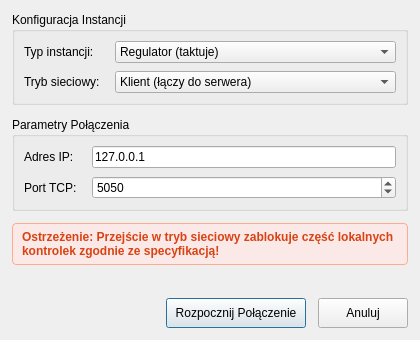
<?xml version="1.0" encoding="UTF-8"?>
<ui version="4.0">
 <class>SiecDialog</class>
 <widget class="QDialog" name="SiecDialog">
  <property name="geometry">
   <rect>
    <x>0</x>
    <y>0</y>
    <width>420</width>
    <height>340</height>
   </rect>
  </property>
  <property name="windowTitle">
   <string>Konfiguracja Sieciowa</string>
  </property>
  <layout class="QVBoxLayout" name="verticalLayout">
   <property name="spacing">
    <number>12</number>
   </property>
   <property name="leftMargin">
    <number>12</number>
   </property>
   <property name="topMargin">
    <number>12</number>
   </property>
   <property name="rightMargin">
    <number>12</number>
   </property>
   <property name="bottomMargin">
    <number>12</number>
   </property>
   <item>
    <widget class="QGroupBox" name="grpInstancja">
     <property name="title">
      <string>Konfiguracja Instancji</string>
     </property>
     <layout class="QFormLayout" name="formLayout_1">
      <property name="horizontalSpacing">
       <number>15</number>
      </property>
      <property name="verticalSpacing">
       <number>8</number>
      </property>
      <item row="0" column="0">
       <widget class="QLabel" name="label_1">
        <property name="text">
         <string>Typ instancji:</string>
        </property>
       </widget>
      </item>
      <item row="0" column="1">
       <widget class="QComboBox" name="comboInstancja">
        <property name="sizePolicy">
         <sizepolicy hsizetype="Expanding" vsizetype="Fixed">
          <horstretch>0</horstretch>
          <verstretch>0</verstretch>
         </sizepolicy>
        </property>
        <item>
         <property name="text">
          <string>Regulator (taktuje)</string>
         </property>
        </item>
        <item>
         <property name="text">
          <string>Obiekt (tylko odpowiada)</string>
         </property>
        </item>
       </widget>
      </item>
      <item row="1" column="0">
       <widget class="QLabel" name="label_2">
        <property name="text">
         <string>Tryb sieciowy:</string>
        </property>
       </widget>
      </item>
      <item row="1" column="1">
       <widget class="QComboBox" name="comboTryb">
        <property name="sizePolicy">
         <sizepolicy hsizetype="Expanding" vsizetype="Fixed">
          <horstretch>0</horstretch>
          <verstretch>0</verstretch>
         </sizepolicy>
        </property>
        <item>
         <property name="text">
          <string>Klient (łączy do serwera)</string>
         </property>
        </item>
        <item>
         <property name="text">
          <string>Serwer (nasłuchuje)</string>
         </property>
        </item>
       </widget>
      </item>
     </layout>
    </widget>
   </item>
   <item>
    <widget class="QGroupBox" name="grpPolaczenie">
     <property name="title">
      <string>Parametry Połączenia</string>
     </property>
     <layout class="QFormLayout" name="formLayout_2">
      <property name="horizontalSpacing">
       <number>15</number>
      </property>
      <property name="verticalSpacing">
       <number>8</number>
      </property>
      <item row="0" column="0">
       <widget class="QLabel" name="label_3">
        <property name="text">
         <string>Adres IP:</string>
        </property>
       </widget>
      </item>
      <item row="0" column="1">
       <widget class="QLineEdit" name="editIP">
        <property name="text">
         <string>127.0.0.1</string>
        </property>
       </widget>
      </item>
      <item row="1" column="0">
       <widget class="QLabel" name="label_4">
        <property name="text">
         <string>Port TCP:</string>
        </property>
       </widget>
      </item>
      <item row="1" column="1">
       <widget class="QSpinBox" name="spinPort">
        <property name="sizePolicy">
         <sizepolicy hsizetype="Expanding" vsizetype="Fixed">
          <horstretch>0</horstretch>
          <verstretch>0</verstretch>
         </sizepolicy>
        </property>
        <property name="minimum">
         <number>1024</number>
        </property>
        <property name="maximum">
         <number>65535</number>
        </property>
        <property name="value">
         <number>5050</number>
        </property>
       </widget>
      </item>
     </layout>
    </widget>
   </item>
   <item>
    <widget class="QLabel" name="lblOstrzezenie">
     <property name="text">
      <string>Ostrzeżenie: Przejście w tryb sieciowy zablokuje część lokalnych kontrolek zgodnie ze specyfikacją!</string>
     </property>
     <property name="wordWrap">
      <bool>true</bool>
     </property>
     <property name="styleSheet">
      <string>color: #D84315; font-weight: bold; background-color: #FBE9E7; padding: 6px; border-radius: 4px; border: 1px solid #FFAB91;</string>
     </property>
    </widget>
   </item>
   <item>
    <spacer name="verticalSpacer">
     <property name="orientation">
      <enum>Qt::Vertical</enum>
     </property>
     <property name="sizeHint" stdset="0">
      <size>
       <width>20</width>
       <height>40</height>
      </size>
     </property>
    </spacer>
   </item>
   <item>
    <layout class="QHBoxLayout" name="horizontalLayout">
     <item>
      <spacer name="horizontalSpacer">
       <property name="orientation">
        <enum>Qt::Horizontal</enum>
       </property>
       <property name="sizeHint" stdset="0">
        <size>
         <width>40</width>
         <height>20</height>
        </size>
       </property>
      </spacer>
     </item>
     <item>
      <widget class="QPushButton" name="btnPolacz">
       <property name="minimumSize">
        <size>
         <width>140</width>
         <height>30</height>
        </size>
       </property>
       <property name="text">
        <string>Rozpocznij Połączenie</string>
       </property>
      </widget>
     </item>
     <item>
      <widget class="QPushButton" name="btnAnuluj">
       <property name="minimumSize">
        <size>
         <width>90</width>
         <height>30</height>
        </size>
       </property>
       <property name="text">
        <string>Anuluj</string>
       </property>
      </widget>
     </item>
    </layout>
   </item>
  </layout>
 </widget>
 <resources/>
 <connections/>
</ui>
